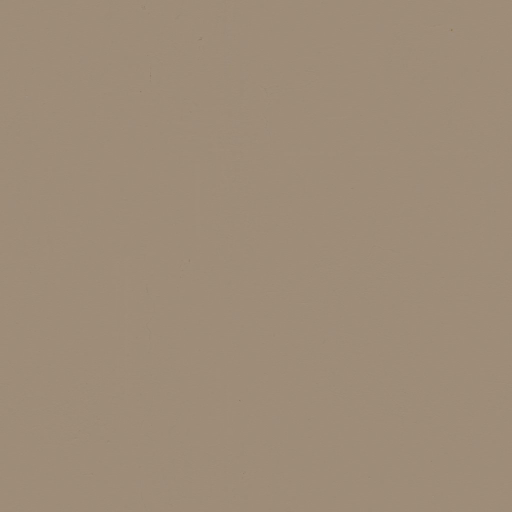
#> input picture assets/environment/villa/beige_wall_001/diffuse.jpg, 1024 x 1024 px, found by its file name (shown at 1/2 size)
$ python gen_spruce_atlas.py out.png ../assets/environment/villa/beige_wall_001/diffuse.jpg
#> lines starting #> are read from the running program, lines starting #| are printed output that depends on the picture; after the words box and inside, x2 and y2 are one past the last pixel; in counts of white or black regions, pixels touching at a corner belong together; long printed decimals are rounded
"""Erzeugt den Fichtenzweig-Atlas (eigene prozedurale Arbeit, CC0) fuer die Nadelbaeume.
Links (u 0..0.5): Zweigspray mit Alpha, Spitze oben, Ansatz unten.  Rechts (u 0.5..1): Rinde
(Poly Haven pine_bark, CC0) als Kachel. Ausgabe: albedo (RGBA) und normal (RGB, OpenGL)."""
import math, random, sys
import numpy as np
from PIL import Image, ImageDraw, ImageFilter

OUT = sys.argv[1]
BARK = sys.argv[2]
R = 2048          # Arbeitsaufloesung der Zweig-Kachel (wird auf 1024 verkleinert)
T = 1024
rnd = random.Random(1234)

alb = Image.new("RGBA", (R, R), (0, 0, 0, 0))
#> alb: PIL image 2048x2048 RGBA; every value is 0
hgt = Image.new("L", (R, R), 0)
#> hgt: PIL image 2048x2048 L; every value is 0
da = ImageDraw.Draw(alb)
dh = ImageDraw.Draw(hgt)

def env(t):
    """Halbe Breite des Sprays (in Kachelbreiten) entlang der Laenge t (0 Ansatz .. 1 Spitze)."""
    return 0.04 + 0.4 * math.sin(math.pi * min(t, 1.0) ** 0.75) ** 0.8

def needle_col(k):
    # Fichte: dunkles, leicht blaeuliches Gruen, Spitzen heller
    g = rnd.uniform(0.75, 1.2)
    base = (int(22 * g), int(40 * g), int(30 * g))
    tip = (int(48 * g), int(78 * g), int(55 * g))
    return base, tip

def draw_twig(p0, p1, w0, w1, needles=True, nlen=36.0, dens=5.0, ang=58.0):
    x0, y0 = p0
    x1, y1 = p1
    L = math.hypot(x1 - x0, y1 - y0)
    if L < 2:
        return
    dx, dy = (x1 - x0) / L, (y1 - y0) / L
    n = max(2, int(L / 6))
    pts = [(x0 + dx * L * i / n, y0 + dy * L * i / n) for i in range(n + 1)]
    if needles:
        steps = int(L / dens)
        for i in range(steps):
            f = (i + rnd.random()) / max(steps, 1)
            cx, cy = x0 + dx * L * f, y0 + dy * L * f
            for side in (-1, 1):
                for layer in range(2):
                    a = math.radians(ang + rnd.uniform(-14, 14)) * side
                    ca, sa = math.cos(a), math.sin(a)
                    ndx = dx * ca - dy * sa
                    ndy = dx * sa + dy * ca
                    ln = nlen * rnd.uniform(0.75, 1.15) * (0.6 + 0.4 * min(1.0, f * 3 + 0.3)) * (1.0 - 0.35 * layer)
                    ex, ey = cx + ndx * ln, cy + ndy * ln
                    base, tip = needle_col(0)
                    mx, my = cx + ndx * ln * 0.55, cy + ndy * ln * 0.55
                    da.line([(cx, cy), (mx, my)], fill=base + (255,), width=4)
                    da.line([(mx, my), (ex, ey)], fill=tip + (255,), width=3)
                    dh.line([(cx, cy), (ex, ey)], fill=150 + layer * 60, width=4)
    for i in range(n):
        w = w0 + (w1 - w0) * i / n
        da.line([pts[i], pts[i + 1]], fill=(46, 32, 22, 255), width=max(2, int(w)))
        dh.line([pts[i], pts[i + 1]], fill=200, width=max(2, int(w)))

# Hauptachse von unten (Ansatz) nach oben (Spitze), leicht geschwungen
cx = R * 0.5
main = []
N = 40
for i in range(N + 1):
    t = i / N
    x = cx + math.sin(t * 2.6 + 0.4) * R * 0.018
    y = R * (0.995 - 0.975 * t)
    main.append((x, y))
# Seitenzweige (abwechselnd), mit Zweigen 2. Ordnung
side_sign = 1
t = 0.07
twigs = []
while t < 0.96:
    i = int(t * N)
    px, py = main[i]
    hw = env(t) * R
    ad = rnd.uniform(48, 62)
    ln = hw / math.sin(math.radians(ad)) * rnd.uniform(0.85, 1.05)
    ln = min(ln, (py - R * 0.03) / math.cos(math.radians(ad)))
    a = math.radians(ad) * side_sign
    ex = px + math.sin(a) * ln
    ey = py - math.cos(a) * ln
    twigs.append(((px, py), (ex, ey), t))
    side_sign = -side_sign
    t += rnd.uniform(0.03, 0.042)
for (p0, p1, tt) in twigs:
    L = math.hypot(p1[0] - p0[0], p1[1] - p0[1])
    dx, dy = (p1[0] - p0[0]) / L, (p1[1] - p0[1]) / L
    # 2. Ordnung
    s = 0.25
    sg = 1
    while s < 0.85 and L > 90:
        bx, by = p0[0] + dx * L * s, p0[1] + dy * L * s
        a = math.radians(rnd.uniform(40, 55)) * sg
        ca, sa = math.cos(a), math.sin(a)
        ndx, ndy = dx * ca - dy * sa, dx * sa + dy * ca
        sl = L * (1.0 - s) * rnd.uniform(0.35, 0.5)
        draw_twig((bx, by), (bx + ndx * sl, by + ndy * sl), 4, 2, nlen=40.0, dens=4.5)
        sg = -sg
        s += rnd.uniform(0.1, 0.15)
    draw_twig(p0, p1, 7, 3, nlen=46.0, dens=4.0)
for i in range(N):
    draw_twig(main[i], main[i + 1], 12 - 8 * i / N, 12 - 8 * (i + 1) / N, nlen=50.0, dens=4.0)

# Verkleinern mit vormultipliziertem Alpha
a = np.asarray(alb).astype(np.float32) / 255.0
rgb = a[..., :3] * a[..., 3:4]
pm = np.concatenate([rgb, a[..., 3:4]], axis=2)
pm_img = Image.fromarray((pm * 255).astype(np.uint8), "RGBA").resize((T, T), Image.LANCZOS)
pm = np.asarray(pm_img).astype(np.float32) / 255.0
al = pm[..., 3:4]
col = np.where(al > 1e-3, pm[..., :3] / np.maximum(al, 1e-3), 0.0)
# Farbe in transparente Bereiche ausbluten (keine dunklen Saeume in den Mipmaps)
mask = (al[..., 0] > 0.05).astype(np.float32)
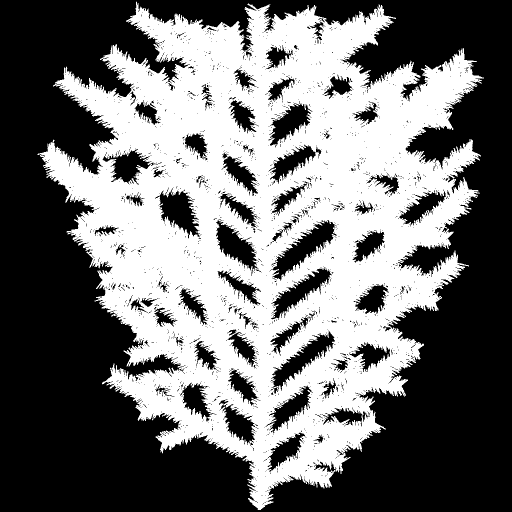
#> mask: shape (1024, 1024) float32 (shown at 1/2 size); values 0 (black) and 1 (white), 43.6% white; 6 white regions (5 under 20 px), largest, box (x1, y1, x2, y2) and area: (75, 3, 968, 1020) 456973
c = col * mask[..., None]
m = mask.copy()
for _ in range(10):
    cimg = Image.fromarray(np.clip(c * 255, 0, 255).astype(np.uint8), "RGB").filter(ImageFilter.BoxBlur(3))
    mimg = Image.fromarray((m * 255).astype(np.uint8), "L").filter(ImageFilter.BoxBlur(3))
    cb = np.asarray(cimg).astype(np.float32) / 255.0
    mb = np.asarray(mimg).astype(np.float32) / 255.0
    fill = cb / np.maximum(mb[..., None], 1e-3)
    sel = (m < 0.5) & (mb > 0.02)
    col = np.where(sel[..., None], fill, col)
    c = np.where(sel[..., None], fill * 1.0, c)
    m = np.where(sel, 1.0, m)
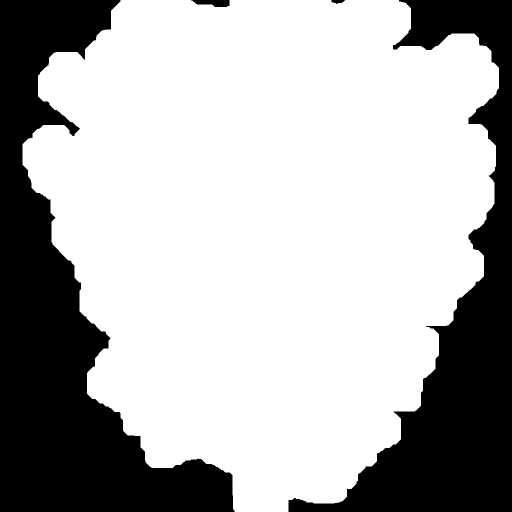
#> m: shape (1024, 1024) float32 (shown at 1/2 size); values 0 (black) and 1 (white), 69.4% white; 4 black regions, box (x1, y1, x2, y2) and area: (0, 0, 470, 1024) 184606, (577, 0, 1024, 1024) 135635, (382, 0, 459, 14) 786, (663, 0, 690, 8) 145
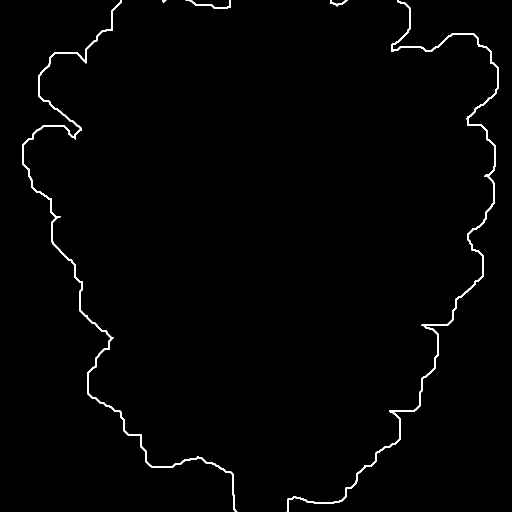
#> sel: shape (1024, 1024) bool (shown at 1/2 size); 1.1% white; 5 white regions, box (x1, y1, x2, y2) and area: (573, 0, 998, 1024) 5868, (45, 0, 475, 1024) 5665, (371, 0, 462, 17) 326, (660, 0, 696, 13) 147, (324, 0, 333, 5) 32
col = np.where(m[..., None] > 0.5, col, np.array([0.1, 0.16, 0.11]))
# Alpha etwas schaerfen (Kanten sauber fuer Alpha-Scissor)
alpha = np.clip((al[..., 0] - 0.5) * 1.6 + 0.5, 0.0, 1.0)
leaf_rgba = np.concatenate([col, alpha[..., None]], axis=2)

# Hoehe -> Normalen (OpenGL, +Y oben)
h = np.asarray(hgt.filter(ImageFilter.GaussianBlur(2.2)).resize((T, T), Image.LANCZOS)).astype(np.float32) / 255.0
gx = np.zeros_like(h); gy = np.zeros_like(h)
gx[:, 1:-1] = (h[:, 2:] - h[:, :-2]) * 0.5
gy[1:-1, :] = (h[2:, :] - h[:-2, :]) * 0.5
strength = 6.0
nx = -gx * strength
ny = gy * strength      # Bild-y nach unten -> OpenGL-Normal y nach oben
nz = np.ones_like(h)
ln = np.sqrt(nx * nx + ny * ny + nz * nz)
leaf_n = np.stack([nx / ln, ny / ln, nz / ln], axis=2) * 0.5 + 0.5

# Rinde
bark = np.asarray(Image.open(BARK + "/diffuse.jpg").convert("RGB").resize((T, T), Image.LANCZOS)).astype(np.float32) / 255.0
bark_n = np.asarray(Image.open(BARK + "/normal.jpg").convert("RGB").resize((T, T), Image.LANCZOS)).astype(np.float32) / 255.0
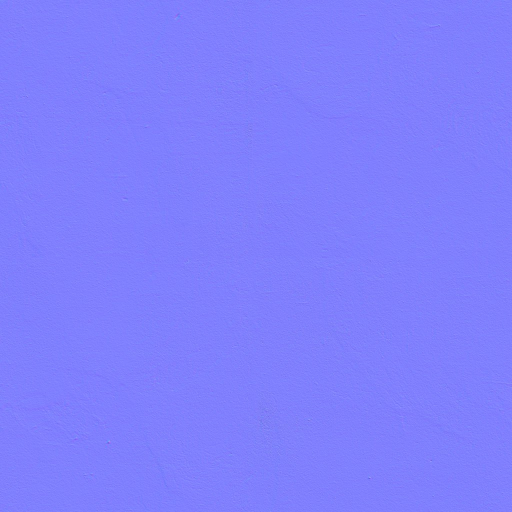
#> input picture assets/environment/villa/beige_wall_001/normal.jpg, 1024 x 1024 px, found by its file name (shown at 1/2 size)
bark_rgba = np.concatenate([bark, np.ones((T, T, 1), np.float32)], axis=2)

atlas = np.concatenate([leaf_rgba, bark_rgba], axis=1)
atlas_n = np.concatenate([leaf_n, bark_n], axis=1)
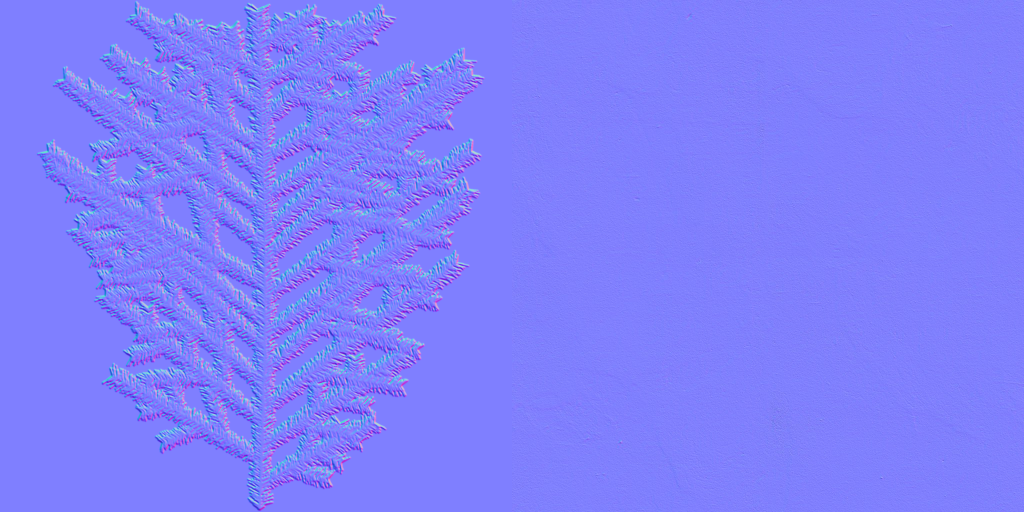
#> atlas_n: shape (1024, 2048, 3) float32 (shown at 1/2 size); mean of channels 0, 1, 2 0.5, 0.5, 0.992; drawn as R, G, B
Image.fromarray(np.clip(atlas * 255, 0, 255).astype(np.uint8), "RGBA").save(OUT + "/spruce_atlas_albedo.png", optimize=True)
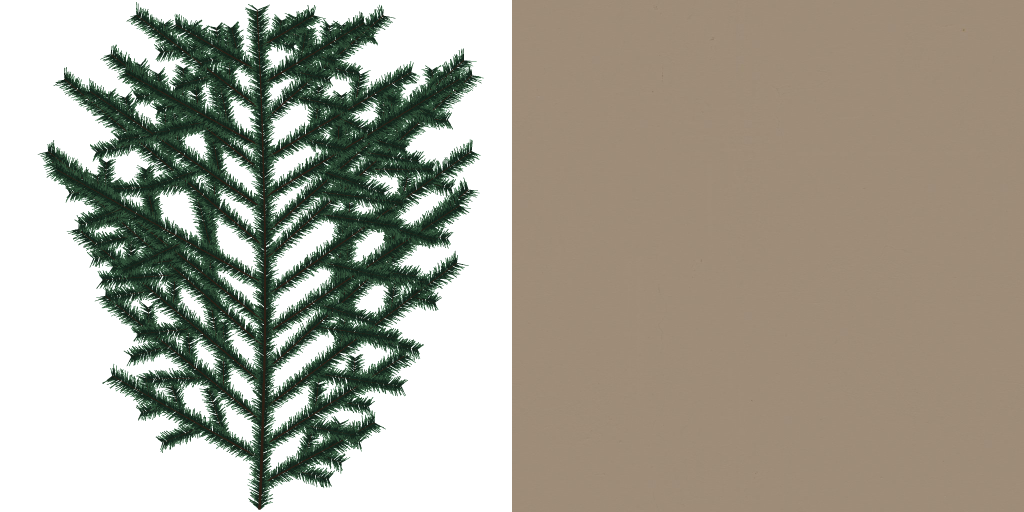
#> saved as spruce_atlas_albedo.png: PIL image 2048x1024 RGBA (shown at 1/2 size); mean R, G, B, A 111.3, 115.5, 95.8, 177.6; transparent parts drawn white
Image.fromarray(np.clip(atlas_n * 255, 0, 255).astype(np.uint8), "RGB").save(OUT + "/spruce_atlas_normal.png", optimize=True)
# Vorschau auf grauem Grund
prev = Image.new("RGB", (T, T), (128, 128, 128))
#> prev: PIL image 1024x1024 RGB; every value is 128
prev.paste(Image.fromarray(np.clip(leaf_rgba * 255, 0, 255).astype(np.uint8), "RGBA"), (0, 0), Image.fromarray((alpha * 255).astype(np.uint8), "L"))
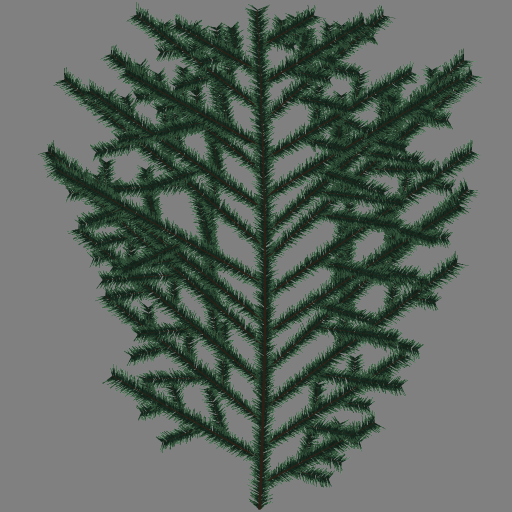
#> prev: PIL image 1024x1024 RGB (shown at 1/2 size); mean R, G, B 92.7, 102, 95.1
prev.save(OUT + "/_preview_leaf.png")
print("ok", float(alpha.mean()))
#| ok 0.3932
